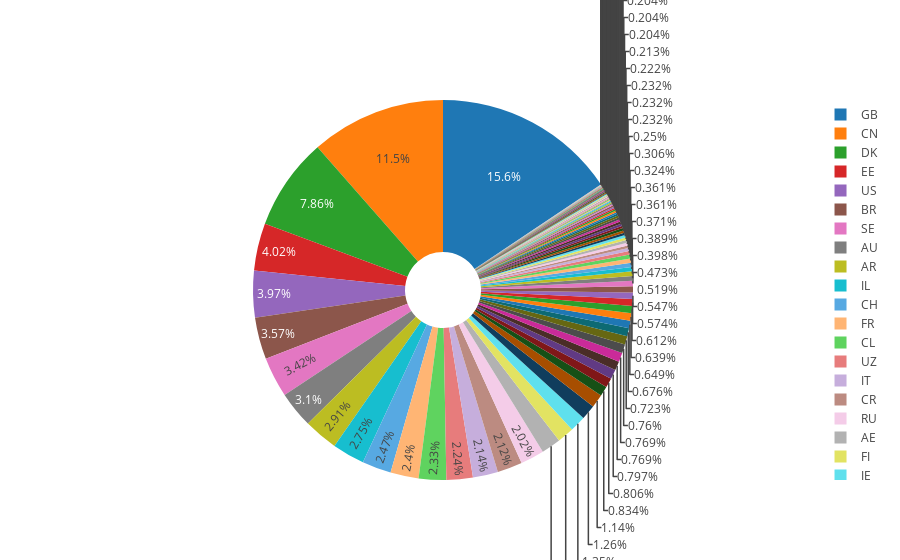

The code cell stored with this chart in its notebook:
### Code cell
fig = go.Figure(data=[go.Pie(values=values, labels=labels, hole=.2)])

fig.show()
print(values)

### Figure 1 — Plotly figure (JSON) as saved in the notebook; plotly's stock layout.template omitted (floating-point values rounded to 4 significant figures)
{"data": [{"hole": 0.2, "labels": ["GB", "CN", "DK", "EE", "US", "BR", "SE", "AU", "AR", "IL", "CH", "FR", "CL", "UZ", "IT", "CR", "RU", "AE", "FI", "IE", "MX", "LB", "AT", "JP", "CA", "TR", "PT", "NL", "BE", "NO", "KR", "AD", "EG", "SG", "CY", "TW", "VE", "MY", "ZA", "EC", "LU", "IN", "LV", "ID", "GT", "MN", "MD", "RO", "NG", "PH", "UA", "MW", "IS", "VN", "BH", "KE", "TH", "LT", "KZ", "PE", "CZ", "KY", "CO", "LK", "PA", "SA", "JO", "MK", "QA", "HU", "GE", "PL", "SI", "KW", "BG", "SK", "PY", "SV", "ZW", "GR", "PK", "HK", "UY", "BZ", "PR", "AO", "DO", "JM", "MT", "DZ", "NZ", "OM", "BY", "SN", "NI", "WS", "TT", "CI", "HR", "AN", "BW", "BA", "IQ", "HN", "MZ", "AM", "BO", "AZ", "MA", "UG"], "type": "pie", "values": [1686, 1239, 848, 434, 428, 385, 369, 335, 314, 297, 267, 259, 252, 242, 231, 229, 218, 179, 153, 146, 136, 123, 90, 87, 86, 83, 83, 82, 78, 73, 70, 69, 66, 62, 59, 56, 51, 43, 42, 40, 39, 39, 35, 33, 27, 25, 25, 25, 24, 23, 22, 22, 22, 21, 21, 21, 20, 19, 19, 17, 16, 15, 14, 14, 13, 13, 12, 11, 10, 9, 8, 8, 8, 8, 8, 8, 7, 7, 7, 7, 7, 7, 7, 5, 5, 5, 5, 5, 5, 4, 4, 4, 4, 3, 3, 3, 3, 3, 3, 2, 2, 2, 2, 2, 1, 1, 1, 1, 1, 1]}], "layout": {}}
